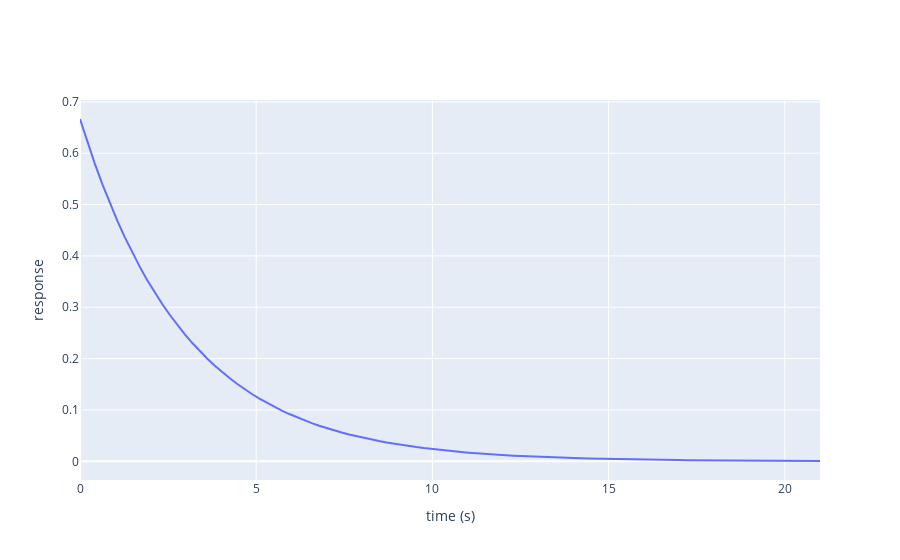

Notebook code for this chart:
### Markdown cell above
#### 2.1 Analyse temporelle

##### Réponse à une impulsion

On appelle réponse impulsionnelle, la réponse temporelle à une impulsion en entrée pour un système linéaire initialement au repos, elle permet de déterminer expérimentalement la stabilité du système. Un système linéaire est stable si la réponse impulsionnelle $f(t)$ tend vers $0$ lorsque t tend vers l’infini. L’étude théorique explique qu’un système linéaire est stable si tous ses pôles (racines du dénominateur) sont à partie réelle négative.

**Question :**

* Tracez la réponse impulsionnelle de $F_1(p)$ via la fonction `figure("time")` et l'argument `type="impulse"`
* Retrouvez par le calcul l'expression théorique de la réponse impulsionnelle.

### Code cell
impulse([F1])
